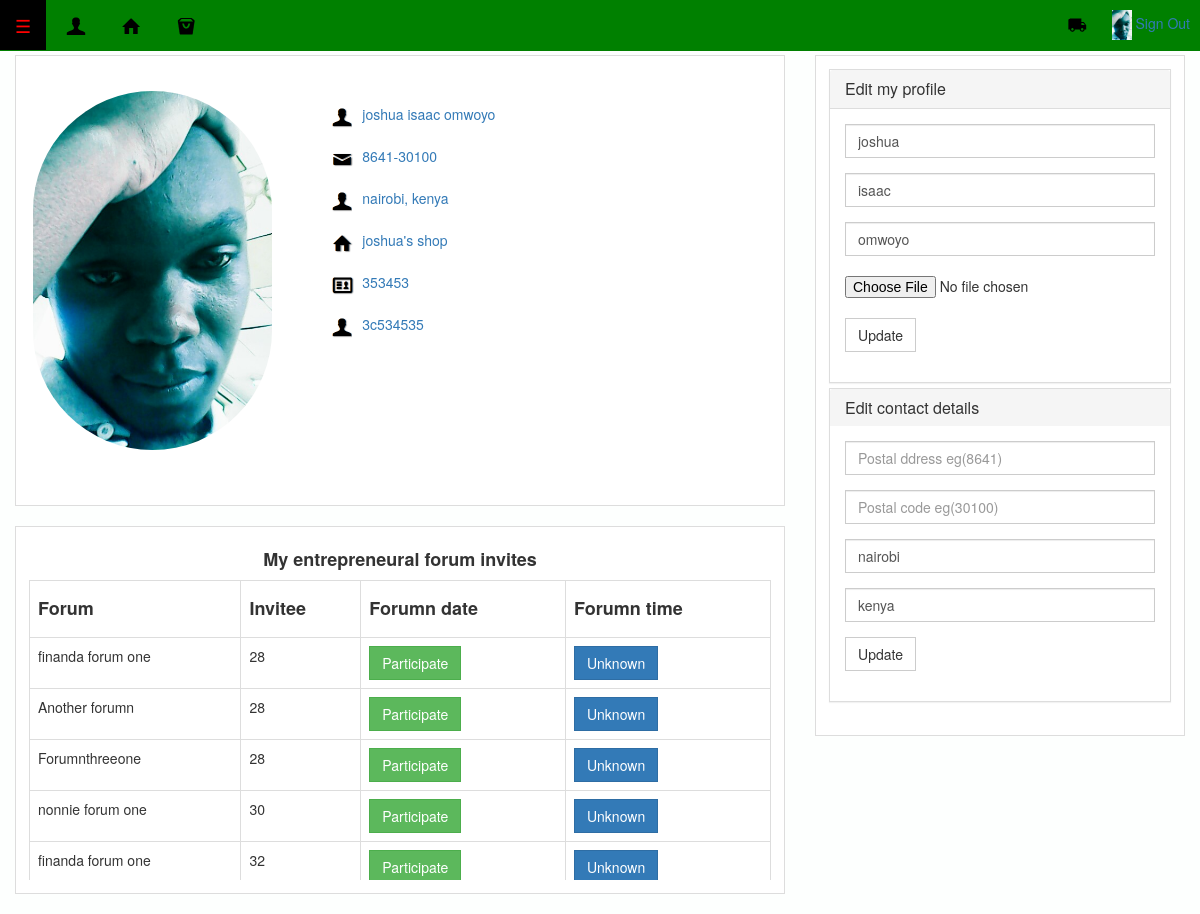
/profile.php (signed in), run on the app's committed database.
### tables this page shows
CREATE TABLE `users` (
  `user_id` int(11) NOT NULL,
  `user_name` varchar(15) NOT NULL,
  `user_email` varchar(40) NOT NULL,
  `user_pass` varchar(255) NOT NULL,
  `firstname` varchar(50) NOT NULL,
  `middlename` varchar(50) NOT NULL,
  `lastname` varchar(50) NOT NULL,
  `profile_image` varchar(50) NOT NULL,
  `postaladdress` int(20) NOT NULL,
  `postalcode` int(20) NOT NULL,
  `city` varchar(50) NOT NULL,
  `country` varchar(50) NOT NULL,
  `shopname` varchar(100) DEFAULT NULL,
  `idnumber` int(50) NOT NULL,
  `license` varchar(20) NOT NULL,
  `onlinebusinessid` varchar(35) NOT NULL,
  `facebook` varchar(50) NOT NULL,
  `twitter` varchar(50) NOT NULL,
  `googleplus` varchar(50) NOT NULL,
  `linkedin` varchar(50) NOT NULL,
  `premium` int(225) NOT NULL DEFAULT '0',
  `joining_date` timestamp NOT NULL DEFAULT CURRENT_TIMESTAMP
);

CREATE TABLE `forumname` (
  `forumName_id` int(225) NOT NULL,
  `user_id` int(225) NOT NULL,
  `createForum` varchar(40) NOT NULL,
  `dateCreated` timestamp NULL DEFAULT CURRENT_TIMESTAMP
);

CREATE TABLE `foruminvitation` (
  `foruminvitation_id` int(225) NOT NULL,
  `forumName_id` varchar(225) NOT NULL,
  `shopid` varchar(225) NOT NULL,
  `inviteduserid` varchar(225) NOT NULL,
  `accept` varchar(225) NOT NULL DEFAULT '0',
  `reject` varchar(225) NOT NULL DEFAULT '0',
  `dateinvited` timestamp NOT NULL DEFAULT CURRENT_TIMESTAMP
);

### includes/session/pagesession.php (called while the page is built, shortened)
<?php
	require_once("database/class.user.php");
	$auth_user = new USER();
	$user_id = $_SESSION['user_session'];
	$stmt = $auth_user->runQuery("SELECT * FROM users WHERE user_id=:user_id");
	$stmt->execute(array(":user_id"=>$user_id));
	$userRow=$stmt->fetch(PDO::FETCH_ASSOC);
?>

### database/class.user.php (called while the page is built, shortened)
<?php
class USER
{
	private $conn;
	public function __construct()
	{
		$database = new Database();
		$db = $database->dbConnection();
		$this->conn = $db;
    }
	public function runQuery($sql)
	{
		$stmt = $this->conn->prepare($sql);
		return $stmt;
	}
}
?>

### includes/widgets/body/profileview.php (the view, shortened to what this page needs)
<div class="col-sm-6 col-md-8">
	<div class="thumbnail">
	  	<div class="caption contentscreenhide">
	  	</div>
	  	<div class="caption">
	        <div class="item">
				<div class="row">
				    <div class="col-sm-6 col-md-4 thumbnail"  style = "min-height:300px;border:none;" id = "contentsize">
					      	<img src = " <?php echo $userRow['profile_image']; ?> " style = "width:auto; height:auto; padding:0; margin:0;border-radius:300px;" />
					    <div class="caption">
					    </div>
				    </div>
				    <div class="col-sm-6 col-md-7 thumbnail"  style = "height:;border:none;margin-left:5%;" id = "contentsize">
					    <div class="caption">
					        <p> <img src = "images/icons/name.ico" /> <a href = ""><?php echo $userRow['firstname']; ?> <?php echo $userRow['middlename']; ?> <?php echo $userRow['lastname']; ?></a></p>
					        <p> <img src = "images/icons/message.ico" /> <a href = ""><?php echo $userRow['postaladdress']; ?>-<?php echo $userRow['postalcode']; ?></a></p>
					        <p> <img src = "images/icons/name.ico" /> <a href = ""><?php echo $userRow['city']; ?>, <?php echo $userRow['country']; ?></a></p>
					        <p> <img src = "images/icons/shopname.ico" /> <a href = ""> <?php echo $userRow['shopname']; ?></a></p>
					        <p> <img src = "images/icons/idnumber.ico" /> <a href = ""><?php echo $userRow['idnumber']; ?></a></p>
					        <p> <img src = "images/icons/name.ico" /> <a href = ""><?php echo $userRow['license']; ?></a></p>
					    </div>
				    </div>
				</div>
			</div>
	  	</div>
	</div>
	<div class="thumbnail">
	  	<div class="caption">
	  		<center><h4><b>My entrepreneural forum invites</b></h4></center>
	        <div class="item table-responsive"  style = "overflow-y:scroll;height:300px;">
				<table class="table table-bordered" >
					<tr>
						<td><h4><b>Forum</b></h4></td>
						<td><h4><b>Invitee</b></h4></td>
						<td><h4><b>Forumn date</b></h4></td>
						<td><h4><b>Forumn time</b></h4></td>
					</tr>
					    <?php
						    $stmt = $auth_user->runQuery("SELECT *
													    	FROM 	`foruminvitation`
													    	JOIN 	`users`
													    	ON 		`foruminvitation`.`inviteduserid`=`users`.`user_id`
													    	WHERE 	`foruminvitation`.`inviteduserid`='$user_id'
													    ");
						    $stmt->execute(array());
						    $foruminvitation=$stmt->fetchAll(PDO::FETCH_OBJ);
						    foreach ($foruminvitation as $foruminvite) {
						    	?>
											    <?php
												    $stmt = $auth_user->runQuery("SELECT * FROM forumname WHERE `user_id`='$foruminvite->shopid' ");
												    $stmt->execute(array());
												    $forumname=$stmt->fetchAll(PDO::FETCH_OBJ);
												    foreach ($forumname as $forumname) {
												    	?>
														<tr>
															<td><?php echo $forumname->createForum; ?></td>
															<td><?php echo $foruminvite->forumName_id; ?></td>
															<td><a href = "entrepreneuralForum.php?id=<?php echo $foruminvite->forumName_id; ?>"><button class = "btn btn-success">Participate</button></a></td>
															<td><button class = "btn btn-primary">Unknown</button></td>
														</tr>
												    	<?php
												    }
												?>
						    	<?php
						    }
						?>
				</table>
			</div>
	  	</div>
	</div>
</div>

### includes/widgets/body/navigation.php (shortened to what this page needs)
<nav class="navbar navbar-fixed-top" style = "background:green;">
    <div class="container-fluid">
        <div class="navbar-header">
            <a class="navbar-brand" href="#"  onclick="w3_open();" style = "color:red;background:#000000;">☰</a>
            <a class="navbar-brand"  href="profile.php" style = "padding:9px;margin-left:5px;"><img src = "images/icons/profile.ico" style = "padding:0px;margin:0px;" /> <span class="sr-only"></span></a>
            <a class="navbar-brand"  href="index.php" style = "padding:9px;margin-left:5px;"><img src = "images/icons/home.ico" style = "padding:0px;margin:0px;" /></a>
            <a class="navbar-brand"  href="pagesite.php" style = "padding:9px;margin-left:5px;"><img src = "images/icons/shop.ico" style = "padding:0px;margin:0px;" /></a>
        </div>
        <div class="collapse navbar-collapse" id="bs-example-navbar-collapse-1">
            <ul class="nav navbar-nav navbar-right">
                <li><a href = "cart.php"  style = "padding:9px;"><img src = "images/icons/truckNav.ico" style = "padding:0px;margin:0px;" />
                </a></li>
                <li class="dropdown">
                <a href="logout.php?logout=true" class="dropdown-toggle" aria-haspopup="true" aria-expanded="false"  style = "padding:10px;">
                    <img src = "<?php print($userRow['profile_image']); ?>" style = "padding:0px;margin:0px;height:30px;" /> Sign Out
                 </a>
                </li>
            </ul>
        </div>
    </div>
</nav>

### includes/widgets/body/widgets/editprofile.php (shortened to what this page needs)
<div class="panel panel-default" >
    <div class="panel-heading" role="tab" id="headingOne">
	    <h4 class="panel-title">
	        <a role="button" data-toggle="collapse" data-parent="#accordion" href="#collapseOne" aria-expanded="true" aria-controls="collapseOne">
	          Edit my profile
	        </a>
	    </h4>
    </div>
    <div id="collapseOne" class="panel-collapse collapse in" role="tabpanel" aria-labelledby="headingOne">
	    <div class="panel-body">
			<form class="form-horizontal" role="form" method="POST" action="#form-anchor" id="form-anchor" enctype="multipart/form-data">
				<div class="form-group">
				    <div class="col-sm-12">
				      <input type="firstname" class="form-control" id="inputfirstname" name="firstname" value = "<?php echo trim($userRow['firstname']); ?>"  placeholder="First name" />
				    </div>
				</div>
				<div class="form-group">
				    <div class="col-sm-12">
				      <input type="middlename" class="form-control" id="inputmiddlename" name="middlename" value = "<?php echo trim($userRow['middlename']); ?>"  placeholder="Middle name" />
				    </div>
				</div>
				<div class="form-group">
				    <div class="col-sm-12">
				      <input type="lastname" class="form-control" id="inputlastname" name="lastname" value = "<?php echo trim($userRow['lastname']); ?>"  placeholder="Last name" />
				    </div>
				</div>
				<div class="form-group">
			        <div class="col-md-12">
			            <input type="file" id="file" name="profile_image" value = "<?php echo trim($userRow['profile_image']); ?>"  placeholder = "Update profile picture"  style = "width:100%;border:1px grey;background:#FFFFFF;padding-top:5px;padding-bottom:5px;"/>
			        </div>
			    </div>
				<div class="form-group">
				    <div class="col-sm-offset-0 col-sm-12">
				      <button type="submit" name = "formaluserdetails" class="btn btn-default">Update</button>
				    </div>
				</div>
			</form>
	    </div>
    </div>
</div>

### includes/widgets/body/widgets/editcontact.php (shortened to what this page needs)
<div class="panel panel-default" >
    <div class="panel-heading" role="tab" id="headingTwo">
	    <h4 class="panel-title">
	        <a class="collapsed" role="button" data-toggle="collapse" data-parent="#accordion" href="#collapseTwo" aria-expanded="false" aria-controls="collapseTwo">
	          Edit contact details
	        </a>
	    </h4>
    </div>
    <div id="collapseTwo" class="" role="tabpanel" aria-labelledby="headingTwo">
	    <div class="panel-body">
	        <form class="form-horizontal" role="form" method="POST"  action="#form-anchor" id="form-anchor">
				<div class="form-group">
				    <div class="col-sm-12">
				      <input type="postaladdress" class="form-control" id="inputpostaladdress" name="postaladdress" value = "" placeholder="Postal ddress eg(<?php echo trim($userRow['postaladdress']); ?>)" />
				    </div>
				</div>
				<div class="form-group">
				    <div class="col-sm-12">
				      <input type="postalcode" class="form-control" id="inputpostalcode" name="postalcode" value = ""  placeholder="Postal code eg(<?php echo trim($userRow['postalcode']); ?>)" />
				    </div>
				</div>
				<div class="form-group">
				    <div class="col-sm-12">
				      <input type="city" class="form-control" id="inputcity" name="city" value = "<?php echo trim($userRow['city']); ?>"  placeholder="City" />
				    </div>
				</div>
				<div class="form-group">
				    <div class="col-sm-12">
				      <input type="country" class="form-control" id="inputcountry" name="country" value = "<?php echo trim($userRow['country']); ?>"  placeholder="Country" />
				    </div>
				</div>
				<div class="form-group">
				    <div class="col-sm-offset-0 col-sm-12">
				      <button type="submit" name = "updatecontact" class="btn btn-default">Update</button>
				    </div>
				</div>
			</form>
	    </div>
    </div>
</div>

### Themes/css/mystyle.css (style rules this page uses)
a { text-decoration:none; list-style:none; }
ul li { list-style:none; text-decoration:none; }
p { text-align:justify; text-align:justify; }

### data on the page
users: profile_image (picture), firstname "joshua", middlename "isaac", lastname "omwoyo", postaladdress "8641", postalcode "30100", city "nairobi", country "kenya", shopname "joshua's shop", idnumber "353453", license "3c534535", postaladdress "Postal ddress eg(8641)", postalcode "Postal code eg(30100)"
foruminvitation: forumName "28"
forumname: createForum "finanda forum one"
forumname: createForum "Another forumn"
forumname: createForum "Forumnthreeone"
foruminvitation: forumName "30"
forumname: createForum "nonnie forum one"
foruminvitation: forumName "32"
